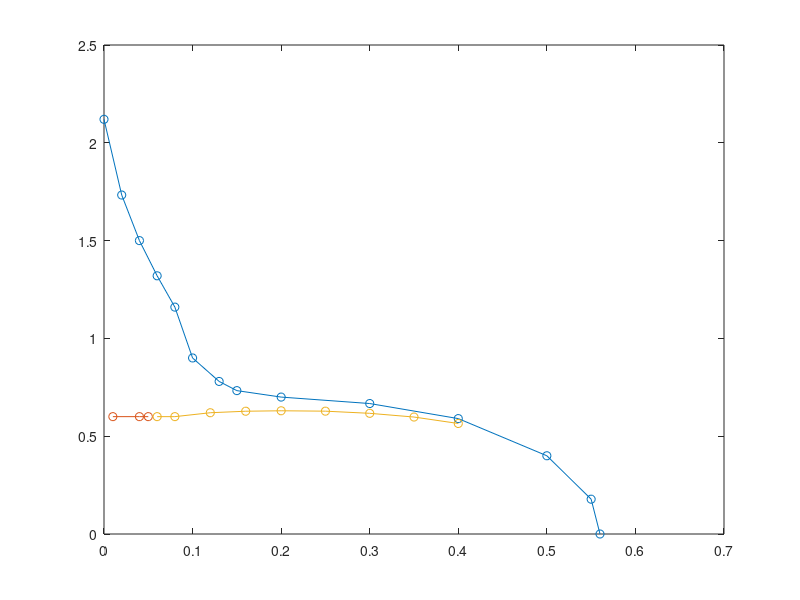

MATLAB code for this plot:
% boundary of tFFLO and normal state, black-line square
T=[0,0.02,0.04,0.06,0.08,0.1,0.13,0.15,0.2,0.3,0.4,0.5,0.55,0.56];
JA=[2.12,1.733,1.5,1.32,1.16,0.9,0.78,0.733,0.7,0.667,0.59,0.4,0.178,0];

% boundary of cFFLO and tFFLO with 1st order phase transition, red dotted line
T1st=[0.01, 0.04,0.05];
JA1st=[0.6,0.6,0.6];

% boundary of cFFLO and tFFLO with 2nd order phase transition, green-line dot
T2nd=[0.06,0.08,0.12,0.16,0.2,0.25,0.3,0.35,0.4];
JA2nd=[0.6,0.6,0.62,0.6277,0.63,0.628,0.617,0.598,0.565];

figure;
plot(T,JA,'-o')
hold on
plot(T1st,JA1st,'-o')
hold on
plot(T2nd,JA2nd,'-o')
hold on
